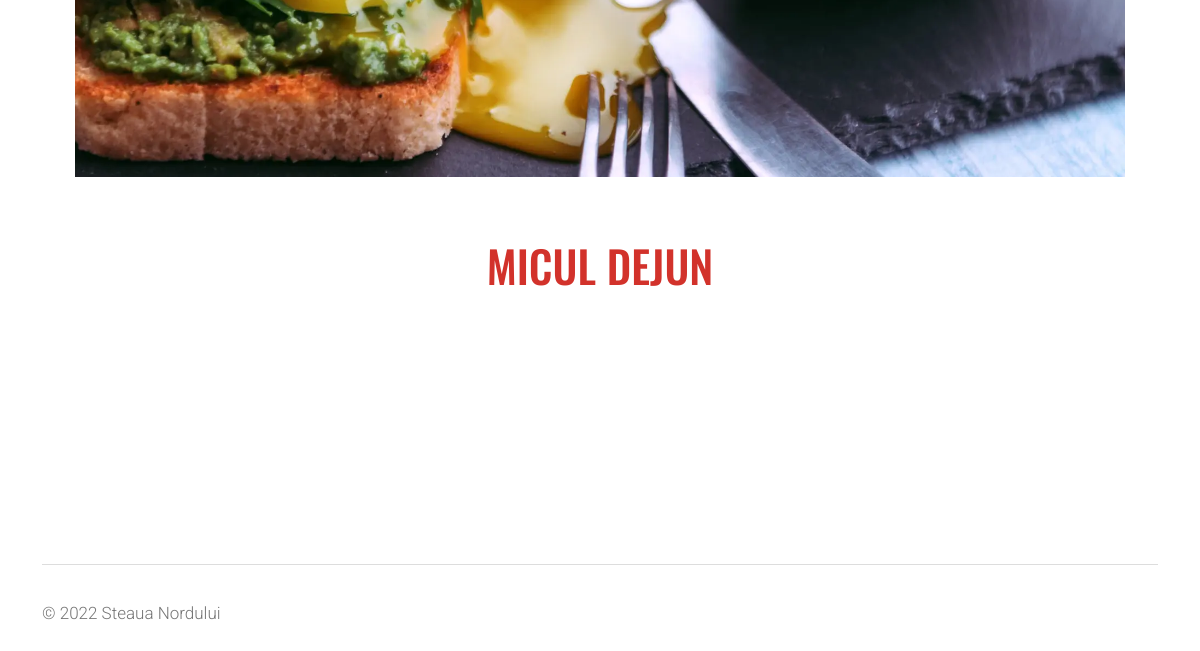
Before: /micul-dejun/ (lower part) with the older database file.
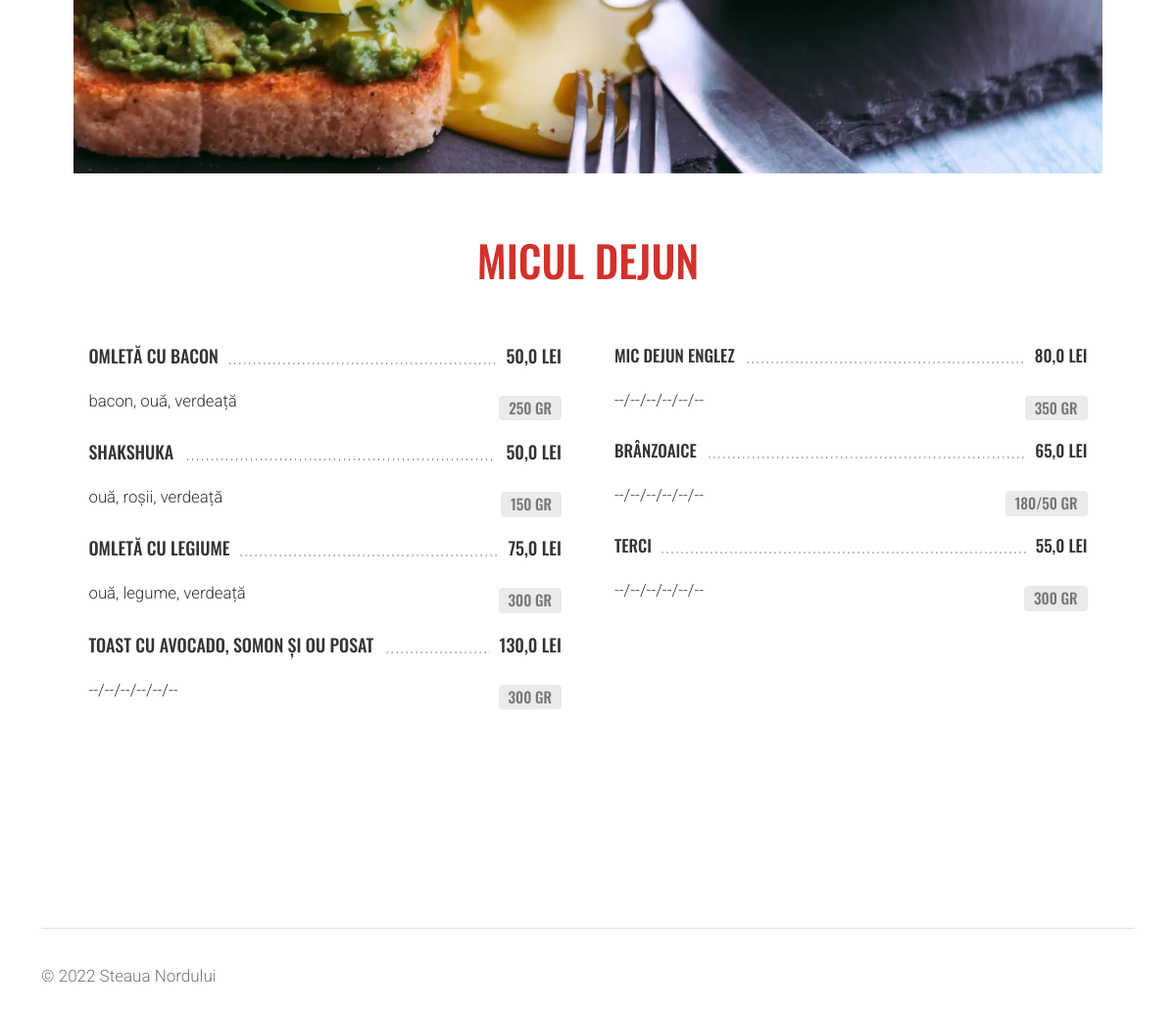
After: the same page with the newer database file.
### web/models.py (models this page shows, shortened)
class Product(models.Model):
    category = models.ForeignKey('Category', on_delete=models.SET_NULL, null=True, verbose_name='Категория')
    name = models.CharField(max_length=100, verbose_name='Наименование млд.')
    name_ru = models.CharField(max_length=100, verbose_name='Наименование рус.', blank=True, null=True)
    slug = models.SlugField(unique=True, verbose_name='Псевдоним')
    composition = models.CharField(max_length=250, verbose_name='Состав млд.', blank=True, null=True)
    composition_ru = models.CharField(max_length=250, verbose_name='Состав рус.', blank=True, null=True)
    volume_choice = models.ForeignKey('Volume', on_delete=models.SET_NULL, blank=True, null=True,
                                      verbose_name='Ед. изм')
    volume_1 = models.CharField(max_length=100, verbose_name='Объем/Вес', blank=True, null=True)
    price_1 = models.FloatField(verbose_name='Цена')
    image = models.ImageField(upload_to='media/images', blank=True, null=True, verbose_name='Фото')
    class Meta:
        verbose_name = 'Блюдо'
        verbose_name_plural = 'Блюда'
    def get_absolute_url(self):
        return reverse('product_detail', kwargs={'category_slug': self.category.slug, 'product_slug': self.slug})

class Volume(models.Model):
    name = models.CharField(max_length=4, blank=True, null=True, verbose_name='Наименование')
    class Meta:
        verbose_name = 'Ед. изм.'
        verbose_name_plural = 'Единицы имз.'
    def __str__(self):
        return self.name

### web/views.py (the view, shortened to what this page needs)
# urls.py: path('<str:category_slug>/', CategoryDetailView.as_view(), name='category_detail'),
class CategoryDetailView(views.generic.DetailView):
    model = Category
    template_name = 'category_detail.html'
    slug_url_kwarg = 'category_slug'
    context_object_name = 'category'
    def get_context_data(self, **kwargs):
        context = super().get_context_data(**kwargs)
        category = self.get_object()
        products = Product.objects.filter(category=category)
        total_products = len(products)
        half = total_products // 2
        left_products = products[:half + (total_products % 2)]
        right_products = products[half + (total_products % 2):]
        cart = Cart(self.request)
        cart_items_count = len(cart)  # Получаем количество товаров в корзине
        context['cart_items_count'] = cart_items_count
        context['left_products'] = left_products
        context['right_products'] = right_products
        subcategories = category.subcategories.all()
        subcategories_data = []
        context['subcategories_data'] = subcategories_data
        categories = Category.objects.all()
        context['categories'] = categories
        return context

### web/cart.py (called while the page is built)
    def __len__(self):
        return sum(item['quantity'] for item in self.cart.values())

### web/models.py (called while the page is built)
    def get_absolute_url(self):
        return reverse('category_detail', kwargs={'category_slug': self.slug})

### templates/category_detail.html (shortened to what the changed rows need)
{% extends 'base.html' %}
{% load static %}
{% block content %}
		<div id="page" class="page">
			<section id="menu-3" class="wide-100 menu-section division">
    <div class="container">
        <div class="menu-3-wrapper item-data-meat-hover">
            <div class="row">
                {% if category.subcategories.exists %}
                {% for subcategory_data in subcategories_data %}
                <div class="col-md-12">
                    <div class="menu-3-title"><h4 class="h4-md">{{ subcategory_data.subcategory.name }}</h4></div>
                </div>
                <div class="col-lg-6">
                    <div class="menu-3-txt">
                        <ul class="menu-3-list">
                            {% for product in subcategory_data.left_products %}
                            <li class="menu-3-item">
                                <a href="{{ product.get_absolute_url }}">
                                    <div class="menu-title-wrapper rel">
                                        <div class="menu-item-title"><h6 class="h6-xs">{{ product.name }}</h6></div>
                                        <div class="menu-item-dots"></div>
                                        <div class="menu-item-price"><h6 class="h6-xs">{{ product.price_1 }} Lei</h6></div>
                                        <div class="menu-3-item-data bg-grey"><h6 class="h6-xs grey-color">{{ product.volume_1 }}{% if product.volume_choice %} {{ product.volume_choice }}{% endif %}</h6></div>
                                    </div>
                                    {% if product.composition %}
                                    <div class="menu-item-desc">
                                        <p>{{ product.composition }}</p>
                                    </div>
                                    {% endif %}
                                </a>
                            </li>
                            {% endfor %}
                        </ul>
                    </div>
                </div>
                <div class="col-lg-6">
                    <div class="menu-3-txt">
                        <ul class="menu-3-list">
                            {% for product in subcategory_data.right_products %}
                            <li class="menu-3-item">
                                <a href="{{ product.get_absolute_url }}">
                                    <div class="menu-title-wrapper rel">
                                        <div class="menu-item-title"><h6 class="h6-xs">{{ product.name }}</h6></div>
                                        <div class="menu-item-dots"></div>
                                        <div class="menu-item-price"><h6 class="h6-xs">{{ product.price_1 }}{% if product.price_2%}/{{ product.price_2 }}{% endif %} lei</h6></div>
                                        <div class="menu-3-item-data bg-grey"><h6 class="h6-xs grey-color">{{ product.volume_1 }}{% if product.volume_choice %} {{ product.volume_choice }}{% endif %}</h6></div>
                                    </div>
                                    {% if product.composition %}
                                    <div class="menu-item-desc">
                                        <p>{{ product.composition }}</p>
                                    </div>
                                    {% endif %}
                                </a>
                            </li>
                            {% endfor %}
                        </ul>
                    </div>
                </div>
                {% endfor %}
                {% else %}
                <div class="col-lg-6">
                    <div class="menu-3-txt">
                        <ul class="menu-3-list">
                            {% for product in left_products %}
                            <li class="menu-3-item">
                                <a href="{{ product.get_absolute_url }}">
                                    <div class="menu-title-wrapper rel">
                                        <div class="menu-item-title"><h6 class="h6-sm">{{ product.name }}</h6></div>
                                        <div class="menu-item-dots"></div>
                                        <div class="menu-item-price"><h6 class="h6-sm">{{ product.price_1 }}{% if product.price_2%}/{{ product.price_2 }}{% endif %} lei</h6></div>
                                        <div class="menu-3-item-data bg-grey"><h6 class="h6-xs grey-color">{{ product.volume_1 }}{% if product.volume_2 %}/{{ product.volume_2 }}{% endif %}{% if product.volume_choice %} {{ product.volume_choice }}{% endif %}</h6></div>
                                    </div>
                                    {% if product.composition %}
                                    <div class="menu-item-desc">
                                        <p>{{ product.composition }}</p>
                                    </div>
                                    {% endif %}
                                </a>
                            </li>
                            {% endfor %}
                        </ul>
                    </div>
                </div>
                <div class="col-lg-6">
                    <div class="menu-3-txt">
                        <ul class="menu-3-list">
                            {% for product in right_products %}
                            <li class="menu-3-item">
                                <a href="{{ product.get_absolute_url }}">
                                    <div class="menu-title-wrapper rel">
                                        <div class="menu-item-title"><h6 class="h6-xs">{{ product.name }}</h6></div>
                                        <div class="menu-item-dots"></div>
                                        <div class="menu-item-price"><h6 class="h6-xs">{{ product.price_1 }}{% if product.price_2%}/{{ product.price_2 }}{% endif %} lei</h6></div>
                                        <div class="menu-3-item-data bg-grey"><h6 class="h6-xs grey-color">{{ product.volume_1 }}{% if product.volume_2 %}/{{ product.volume_2 }}{% endif %}{% if product.volume_choice %} {{ product.volume_choice }}{% endif %}</h6></div>
                                    </div>
                                    {% if product.composition %}
                                    <div class="menu-item-desc">
                                        <p>{{ product.composition }}</p>
                                    </div>
                                    {% endif %}
                                </a>
                            </li>
                            {% endfor %}
                        </ul>
                    </div>
                </div>
                {% endif %}
            </div>
        </div>
    </div>
</section>
		</div>
{% endblock %}

Changed rows visible on the page:
added Product: name "OMLETĂ CU BACON", price_1 "50,0", volume_1 "250", volume_choice "GR", composition "bacon, ouă, verdeață", shown under "MICUL DEJUN"
added Product: name "SHAKSHUKA", price_1 "50,0", volume_1 "150", volume_choice "GR", composition "ouă, roșii, verdeață", shown under "MICUL DEJUN"
added Product: name "OMLETĂ CU LEGIUME", price_1 "75,0", volume_1 "300", volume_choice "GR", composition "ouă, legume, verdeață", shown under "MICUL DEJUN"
added Product: name "TOAST CU AVOCADO, SOMON ȘI OU POSAT", price_1 "130,0", volume_1 "300", volume_choice "GR", composition "--/--/--/--/--/--", shown under "MICUL DEJUN"
added Product: name "MIC DEJUN ENGLEZ", price_1 "80,0", volume_1 "350", volume_choice "GR", composition "--/--/--/--/--/--"
added Product: name "BRÂNZOAICE", price_1 "65,0", volume_1 "180/50", volume_choice "GR", composition "--/--/--/--/--/--"
added Product: name "TERCI", price_1 "55,0", volume_1 "300", volume_choice "GR", composition "--/--/--/--/--/--"
